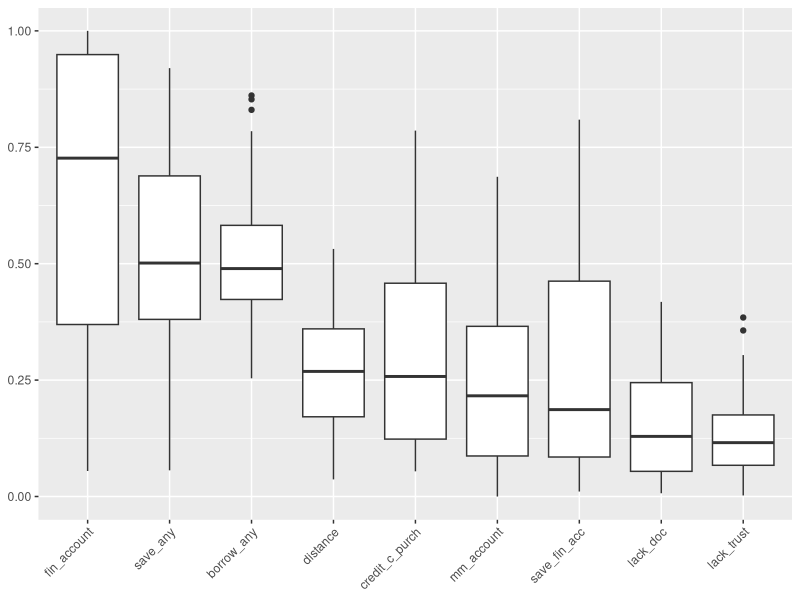
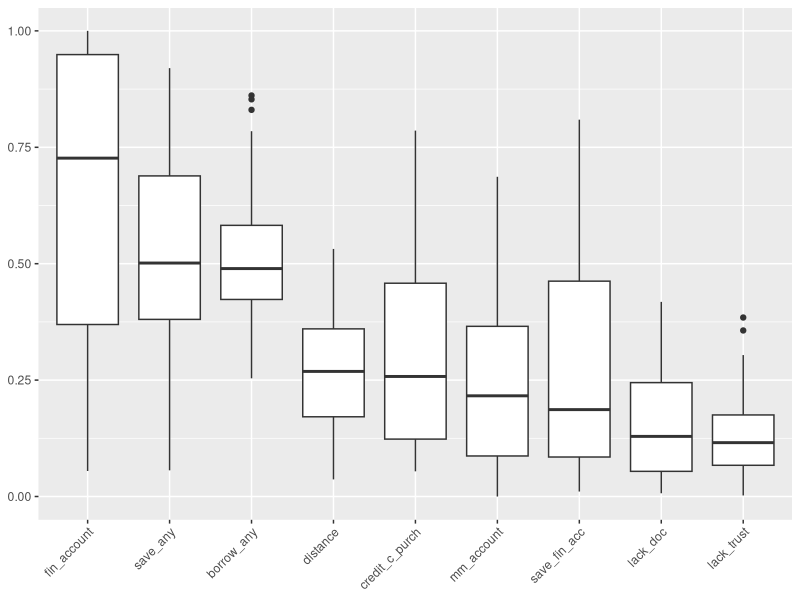

Reproduce these figures in R, in order. (Note: this script raises an error after producing the figures.)
require(tidyverse)
require(ggplot2)
require(GGally)
require(VIM)
library(mice) # Cargamos la librería
library(xtable)

#wd
# setwd('/home/mateo1/repos/financialinclusionClustering')
setwd('C:/Users/mateo/Documents/repos/financialinclusionClustering')

#data
dataset = read.csv("data/data.csv")
data = dataset[ dataset$year == 2021,]

col_nam = names(data[,4:ncol(data)])

# EDA
glimpse(data)
nrow(data[!complete.cases(data),])

mySummary <- function(vector, na.rm = T, round = 2){
  results <- c('Std. Dev' = round(sd(unlist(vector), na.rm), round), summary(vector))
  return(results)
}

# summ_df  = do.call(cbind, lapply(data[,4:ncol(data)], summary))
summ_df  = do.call(cbind, lapply(data[,4:ncol(data)], mySummary))

print(xtable(summ_df), include.rownames = T)


# boxplot
data %>% 
  select(col_nam) %>%
  stack() %>% 
  # ggplot(aes(x = ind, y = values)) +
  ggplot(aes(x = reorder(ind, values, FUN = median,na.rm = TRUE, decreasing = T), y = values)) +
  # ggplot(aes(x = fct_reorder(ind, values, fun = median,na.rm = TRUE, .desc =TRUE), y = values)) +
  geom_boxplot()+
  theme(axis.text.x = element_text( angle=45, hjust = 1),
        axis.title  = element_blank(),
        legend.position = 'none')
ggsave('results/boxplot.jpg',    width = 4, height = 4)

data %>% 
  # summarise_all(sd, na.rm=T)
  summarise(sd= sd, na.rm=T)

# Missing paterns
country_all_na = data %>% 

  filter_at(vars(4:ncol(data)), all_vars(is.na(.)))
  # filter_at(vars(4:ncol(data)), all_vars( !complete.cases(.) ) )
country_all_na$Country.Code

data = data %>% 
  filter(!Country.Code %in% country_all_na$Country.Code)

na_plot =aggr(data[,4:ncol(data)], sortVar=TRUE, oma = c(16, 5, 5, 3), numbers=T)
summary(na_plot)

md.pattern(data[,4:ncol(data)], rotate.names=TRUE)

## ggally
lowerfun <- function(data,mapping){
  ggplot(data = data, mapping = mapping)+
    geom_point(alpha = 0.5)+
    scale_x_continuous(limits = c(0,1), breaks=c(0.25, 0.5, 0.75))+
    scale_y_continuous(limits = c(0,1), breaks=c(0.25, 0.5, 0.75))+
    geom_smooth(method = "loess")#+
    # theme(axis.text.x = element_text( angle=45))
}  


# Corr plot
# Matrix of plots
p1 <- ggpairs(data = data, columns = 4:ncol(data)  , #na.omit = TRUE ,
              # lower = list(continuous = "smooth")
              lower = list(continuous = wrap(lowerfun)),
              diag = list(continuous = "barDiag") )
  # +theme_grey(base_size = 8)
  # theme(axis.text=element_blank())+
  # theme_minimal(base_size = 9)


p2 <- ggcorr(data[,4:ncol(data) ], label = TRUE, label_round = 2)
g2 <- ggplotGrob(p2)
colors <- g2$grobs[[6]]$children[[3]]$gp$fill

# Change background color to tiles in the upper triangular matrix of plots 
idx <- 1
p <- ncol(data[,4:ncol(data) ] )
for (k1 in 1:(p-1)) {
  for (k2 in (k1+1):p) {
    plt <- getPlot(p1,k1,k2) +
      theme(panel.background = element_rect(fill = colors[idx], color="white"),
            panel.grid.major = element_line(color=colors[idx]))
    p1 <- putPlot(p1,plt,k1,k2)
    idx <- idx+1
  }
}

print(p1+ theme(strip.placement = "outside", text = element_text(size = 9)))
ggsave("results/ggpair.jpg",
       width = 10, height = 10)
